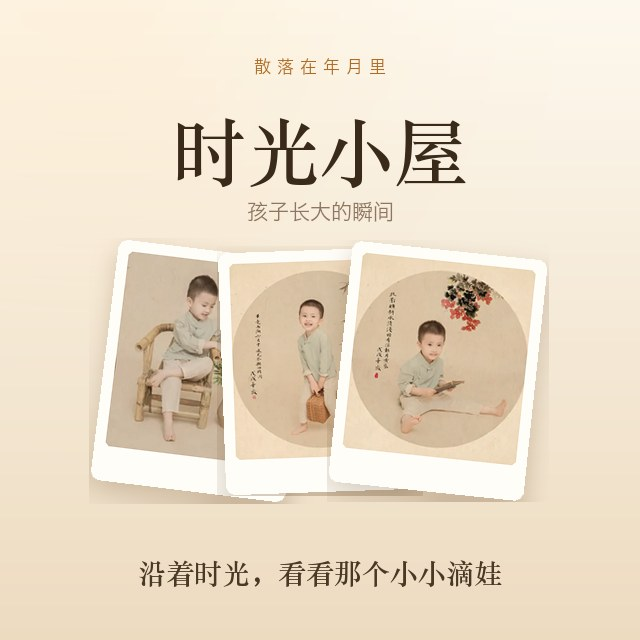
#> input picture assets/img/share-card.jpg, 640 x 640 px
$ python -i make_contact_sheet.py   (imports and definitions only)   (older library calls are emulated)
#> lines starting #> are read from the running program, lines starting #| are printed output that depends on the picture
#!/usr/bin/env python3
"""生成候选照片接触表，供人工挑选分享卡片的配图。

分享图的「好看」没法靠打分完全判断（表情、构图、有没有意思），所以把候选
铺成一张带编号的网格，人工圈号最省事。每格已经过 warmify，看到的就是成品效果。

用法：
    PYTHONPATH=/tmp/qrlib python3 .workbuddy/icons/make_contact_sheet.py [候选张数]
输出：
    /tmp/cards/candidates.jpg   编号网格
    /tmp/cards/candidates.json  编号 → 原图路径
"""
import importlib.util
import json
import os
import sys

from PIL import Image, ImageDraw, ImageFont

HERE = os.path.dirname(os.path.abspath(__file__))
spec = importlib.util.spec_from_file_location('card', os.path.join(HERE, 'make_share_card.py'))
card = importlib.util.module_from_spec(spec)
# [1 line not run here, left out]

import numpy as np

CELL, PAD, COLS = 200, 10, 6
# [1 line that did not run here, left out]
OUT_DIR = '/tmp/cards'

WANT = int(sys.argv[1]) if len(sys.argv) > 1 else 48
POOL = 420          # 参与打分的抽样张数


def sharpness(img):
    import cv2
    g = cv2.cvtColor(np.asarray(img.convert('RGB')), cv2.COLOR_RGB2GRAY)
    return float(cv2.Laplacian(g, cv2.CV_64F).var())


# [79 lines left out: functions square, main, not called in this run]


# [2 lines not run here, left out]

>>> from PIL import Image
>>> picture = Image.open('../../assets/img/share-card.jpg')
#> picture is the input picture: PIL image 640x640 RGB; mean R, G, B 235, 221.2, 200.7
>>> result = sharpness(picture)
#> in sharpness, `g = cv2.cvtColor(np.asarray(img.convert('RGB')), cv2.COLOR_RGB2GRAY)`:
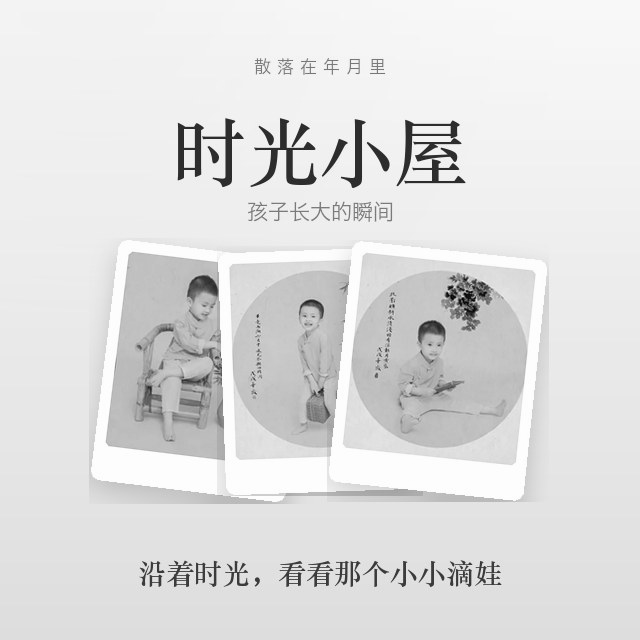
#> g: shape (640, 640); min 1, max 255, mean 223
#> result = 983.2
